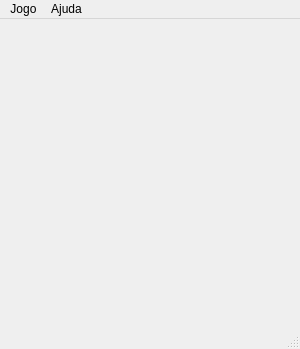
<?xml version="1.0" encoding="UTF-8"?>
<ui version="4.0">
 <class>NineHoles</class>
 <widget class="QMainWindow" name="NineHoles">
  <property name="geometry">
   <rect>
    <x>0</x>
    <y>0</y>
    <width>300</width>
    <height>349</height>
   </rect>
  </property>
  <property name="minimumSize">
   <size>
    <width>300</width>
    <height>300</height>
   </size>
  </property>
  <property name="maximumSize">
   <size>
    <width>300</width>
    <height>350</height>
   </size>
  </property>
  <property name="windowTitle">
   <string>MineHoles</string>
  </property>
  <property name="styleSheet">
   <string notr="true">#centralwidget {
	background: url(':/grid')
}</string>
  </property>
  <widget class="QWidget" name="centralwidget">
   <property name="minimumSize">
    <size>
     <width>300</width>
     <height>300</height>
    </size>
   </property>
   <property name="maximumSize">
    <size>
     <width>300</width>
     <height>300</height>
    </size>
   </property>
   <property name="styleSheet">
    <string notr="true">#centralwidget {
  background: url(':/grid');
}</string>
   </property>
   <layout class="QGridLayout" name="gridLayout">
    <property name="leftMargin">
     <number>0</number>
    </property>
    <property name="topMargin">
     <number>0</number>
    </property>
    <property name="rightMargin">
     <number>0</number>
    </property>
    <property name="bottomMargin">
     <number>0</number>
    </property>
    <property name="spacing">
     <number>0</number>
    </property>
    <item row="0" column="1" colspan="2">
     <widget class="Hole" name="hole01">
      <property name="minimumSize">
       <size>
        <width>100</width>
        <height>100</height>
       </size>
      </property>
      <property name="maximumSize">
       <size>
        <width>100</width>
        <height>100</height>
       </size>
      </property>
      <property name="styleSheet">
       <string notr="true">QPushButton {
    border: none;
    outline: none;
}</string>
      </property>
      <property name="icon">
       <iconset resource="NineHoles.qrc">
        <normaloff>:/empty</normaloff>:/empty</iconset>
      </property>
      <property name="iconSize">
       <size>
        <width>50</width>
        <height>50</height>
       </size>
      </property>
      <property name="flat">
       <bool>true</bool>
      </property>
      <property name="row" stdset="0">
       <number>0</number>
      </property>
      <property name="col" stdset="0">
       <number>1</number>
      </property>
     </widget>
    </item>
    <item row="1" column="2" colspan="2">
     <widget class="Hole" name="hole12">
      <property name="minimumSize">
       <size>
        <width>100</width>
        <height>100</height>
       </size>
      </property>
      <property name="maximumSize">
       <size>
        <width>100</width>
        <height>100</height>
       </size>
      </property>
      <property name="styleSheet">
       <string notr="true">QPushButton {
    border: none;
    outline: none;
}</string>
      </property>
      <property name="icon">
       <iconset resource="NineHoles.qrc">
        <normaloff>:/empty</normaloff>:/empty</iconset>
      </property>
      <property name="iconSize">
       <size>
        <width>50</width>
        <height>50</height>
       </size>
      </property>
      <property name="flat">
       <bool>true</bool>
      </property>
      <property name="row" stdset="0">
       <number>1</number>
      </property>
      <property name="col" stdset="0">
       <number>2</number>
      </property>
     </widget>
    </item>
    <item row="0" column="3">
     <widget class="Hole" name="hole02">
      <property name="minimumSize">
       <size>
        <width>100</width>
        <height>100</height>
       </size>
      </property>
      <property name="maximumSize">
       <size>
        <width>100</width>
        <height>100</height>
       </size>
      </property>
      <property name="styleSheet">
       <string notr="true">QPushButton {
    border: none;
    outline: none;
}</string>
      </property>
      <property name="icon">
       <iconset resource="NineHoles.qrc">
        <normaloff>:/empty</normaloff>:/empty</iconset>
      </property>
      <property name="iconSize">
       <size>
        <width>50</width>
        <height>50</height>
       </size>
      </property>
      <property name="flat">
       <bool>true</bool>
      </property>
      <property name="row" stdset="0">
       <number>0</number>
      </property>
      <property name="col" stdset="0">
       <number>2</number>
      </property>
     </widget>
    </item>
    <item row="2" column="1" colspan="2">
     <widget class="Hole" name="hole21">
      <property name="minimumSize">
       <size>
        <width>100</width>
        <height>100</height>
       </size>
      </property>
      <property name="maximumSize">
       <size>
        <width>100</width>
        <height>100</height>
       </size>
      </property>
      <property name="styleSheet">
       <string notr="true">QPushButton {
    border: none;
    outline: none;
}</string>
      </property>
      <property name="icon">
       <iconset resource="NineHoles.qrc">
        <normaloff>:/empty</normaloff>:/empty</iconset>
      </property>
      <property name="iconSize">
       <size>
        <width>50</width>
        <height>50</height>
       </size>
      </property>
      <property name="flat">
       <bool>true</bool>
      </property>
      <property name="row" stdset="0">
       <number>2</number>
      </property>
      <property name="col" stdset="0">
       <number>1</number>
      </property>
     </widget>
    </item>
    <item row="2" column="3">
     <widget class="Hole" name="hole22">
      <property name="minimumSize">
       <size>
        <width>100</width>
        <height>100</height>
       </size>
      </property>
      <property name="maximumSize">
       <size>
        <width>100</width>
        <height>100</height>
       </size>
      </property>
      <property name="styleSheet">
       <string notr="true">QPushButton {
    border: none;
    outline: none;
}</string>
      </property>
      <property name="icon">
       <iconset resource="NineHoles.qrc">
        <normaloff>:/empty</normaloff>:/empty</iconset>
      </property>
      <property name="iconSize">
       <size>
        <width>50</width>
        <height>50</height>
       </size>
      </property>
      <property name="flat">
       <bool>true</bool>
      </property>
      <property name="row" stdset="0">
       <number>2</number>
      </property>
      <property name="col" stdset="0">
       <number>2</number>
      </property>
     </widget>
    </item>
    <item row="1" column="0">
     <widget class="Hole" name="hole10">
      <property name="minimumSize">
       <size>
        <width>100</width>
        <height>100</height>
       </size>
      </property>
      <property name="maximumSize">
       <size>
        <width>100</width>
        <height>100</height>
       </size>
      </property>
      <property name="styleSheet">
       <string notr="true">QPushButton {
    border: none;
    outline: none;
}</string>
      </property>
      <property name="icon">
       <iconset resource="NineHoles.qrc">
        <normaloff>:/empty</normaloff>:/empty</iconset>
      </property>
      <property name="iconSize">
       <size>
        <width>50</width>
        <height>50</height>
       </size>
      </property>
      <property name="flat">
       <bool>true</bool>
      </property>
      <property name="row" stdset="0">
       <number>1</number>
      </property>
      <property name="col" stdset="0">
       <number>0</number>
      </property>
     </widget>
    </item>
    <item row="1" column="1">
     <widget class="Hole" name="hole11">
      <property name="minimumSize">
       <size>
        <width>100</width>
        <height>100</height>
       </size>
      </property>
      <property name="maximumSize">
       <size>
        <width>100</width>
        <height>100</height>
       </size>
      </property>
      <property name="styleSheet">
       <string notr="true">QPushButton {
    border: none;
    outline: none;
}</string>
      </property>
      <property name="icon">
       <iconset resource="NineHoles.qrc">
        <normaloff>:/empty</normaloff>:/empty</iconset>
      </property>
      <property name="iconSize">
       <size>
        <width>50</width>
        <height>50</height>
       </size>
      </property>
      <property name="flat">
       <bool>true</bool>
      </property>
      <property name="row" stdset="0">
       <number>1</number>
      </property>
      <property name="col" stdset="0">
       <number>1</number>
      </property>
     </widget>
    </item>
    <item row="2" column="0">
     <widget class="Hole" name="hole20">
      <property name="minimumSize">
       <size>
        <width>100</width>
        <height>100</height>
       </size>
      </property>
      <property name="maximumSize">
       <size>
        <width>100</width>
        <height>100</height>
       </size>
      </property>
      <property name="styleSheet">
       <string notr="true">QPushButton {
    border: none;
    outline: none;
}</string>
      </property>
      <property name="icon">
       <iconset resource="NineHoles.qrc">
        <normaloff>:/empty</normaloff>:/empty</iconset>
      </property>
      <property name="iconSize">
       <size>
        <width>50</width>
        <height>50</height>
       </size>
      </property>
      <property name="flat">
       <bool>true</bool>
      </property>
      <property name="row" stdset="0">
       <number>2</number>
      </property>
      <property name="col" stdset="0">
       <number>0</number>
      </property>
     </widget>
    </item>
    <item row="0" column="0">
     <widget class="Hole" name="hole00">
      <property name="minimumSize">
       <size>
        <width>100</width>
        <height>100</height>
       </size>
      </property>
      <property name="maximumSize">
       <size>
        <width>100</width>
        <height>100</height>
       </size>
      </property>
      <property name="styleSheet">
       <string notr="true">QPushButton {
    border: none;
    outline: none;
}</string>
      </property>
      <property name="icon">
       <iconset resource="NineHoles.qrc">
        <normaloff>:/empty</normaloff>:/empty</iconset>
      </property>
      <property name="iconSize">
       <size>
        <width>50</width>
        <height>50</height>
       </size>
      </property>
      <property name="flat">
       <bool>true</bool>
      </property>
      <property name="row" stdset="0">
       <number>0</number>
      </property>
      <property name="col" stdset="0">
       <number>0</number>
      </property>
     </widget>
    </item>
   </layout>
  </widget>
  <widget class="QMenuBar" name="menubar">
   <property name="geometry">
    <rect>
     <x>0</x>
     <y>0</y>
     <width>300</width>
     <height>25</height>
    </rect>
   </property>
   <widget class="QMenu" name="menuGame">
    <property name="title">
     <string>Jogo</string>
    </property>
    <addaction name="actionNew"/>
    <addaction name="actionQuit"/>
   </widget>
   <widget class="QMenu" name="menuHelp">
    <property name="title">
     <string>Ajuda</string>
    </property>
    <addaction name="actionAbout"/>
    <addaction name="actionAuthor"/>
   </widget>
   <addaction name="menuGame"/>
   <addaction name="menuHelp"/>
  </widget>
  <widget class="QStatusBar" name="statusbar"/>
  <action name="actionNew">
   <property name="text">
    <string>Novo</string>
   </property>
  </action>
  <action name="actionQuit">
   <property name="text">
    <string>Sair</string>
   </property>
  </action>
  <action name="actionAbout">
   <property name="text">
    <string>Sobre</string>
   </property>
  </action>
  <action name="actionAuthor">
   <property name="text">
    <string>Autor</string>
   </property>
  </action>
 </widget>
 <customwidgets>
  <customwidget>
   <class>Hole</class>
   <extends>QPushButton</extends>
   <header location="global">Hole.h</header>
  </customwidget>
 </customwidgets>
 <resources>
  <include location="NineHoles.qrc"/>
 </resources>
 <connections/>
</ui>
